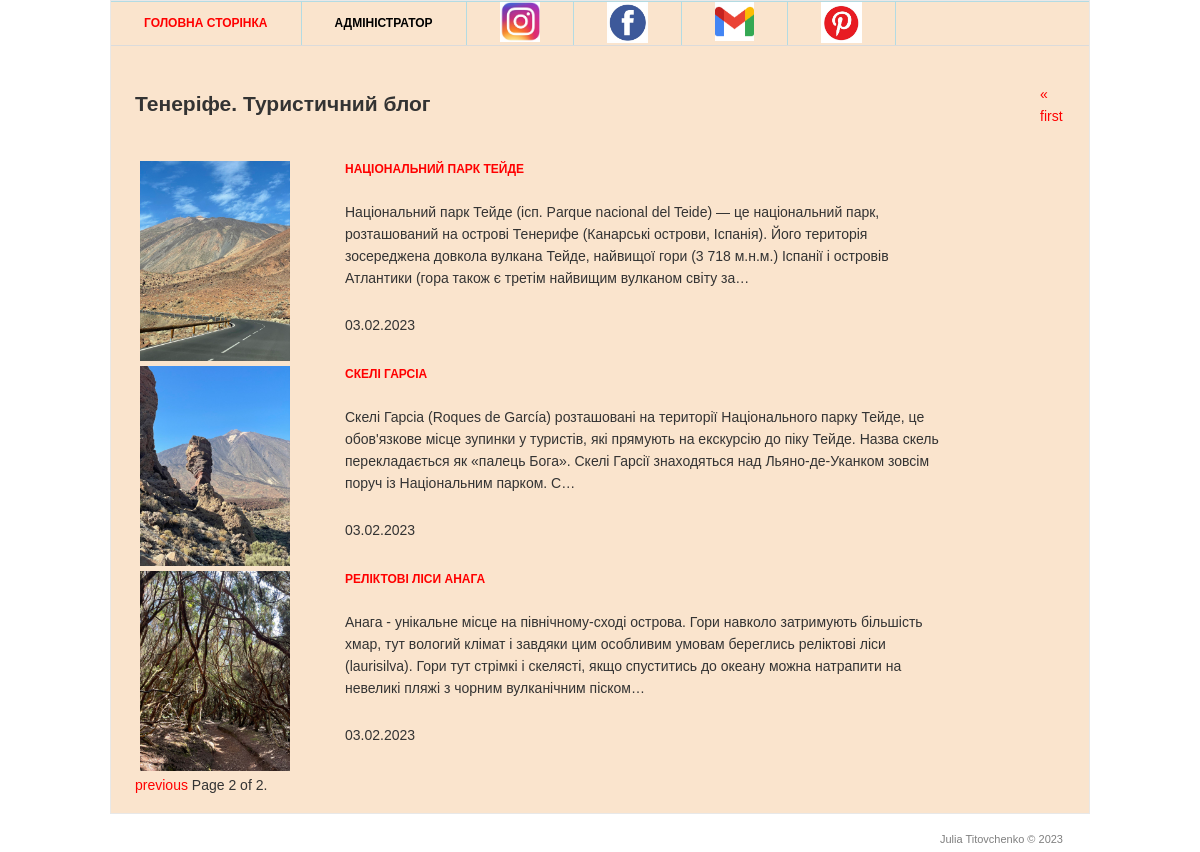
Page /?page=3 on the earlier database version.
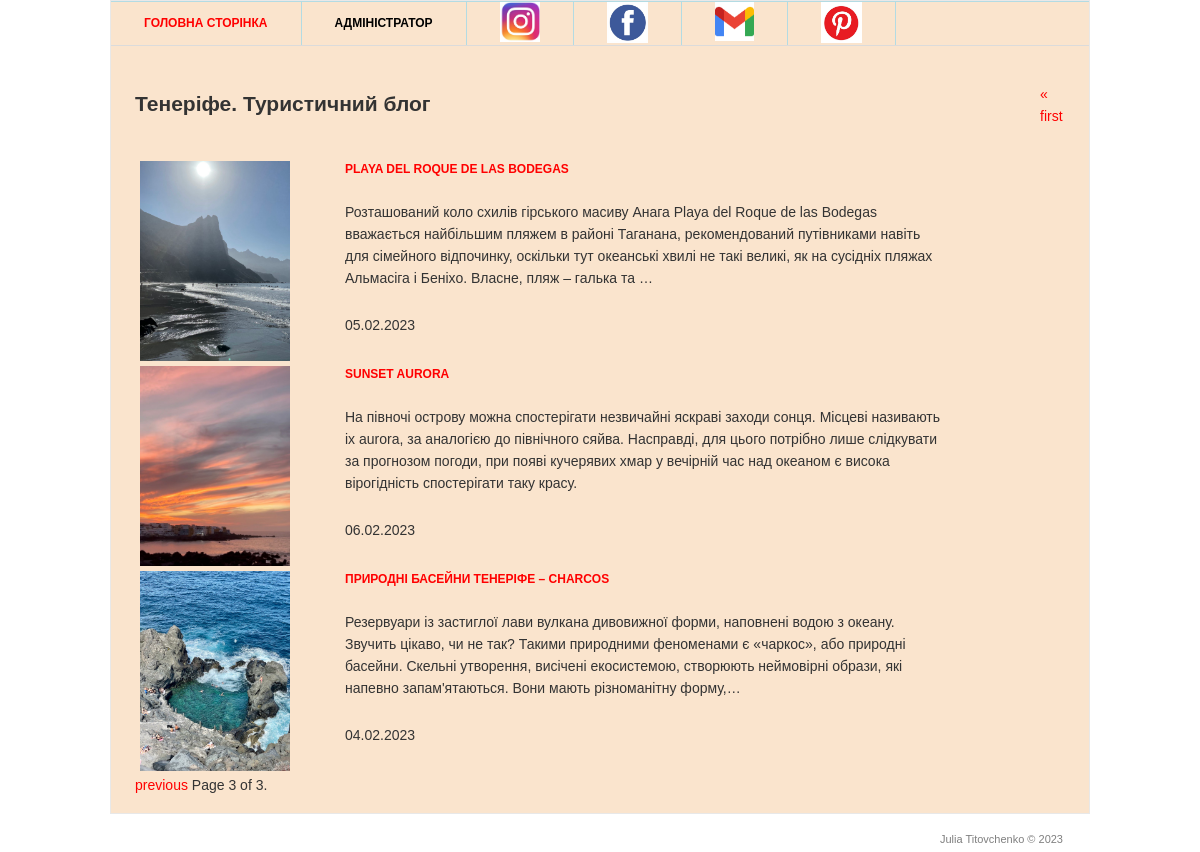
Same page on the later database version.
### blog/models.py (models this page shows, shortened)
class Post(models.Model):
    title = models.CharField('Заголовок', max_length=100)
    description = models.TextField('Текст допису')
    author = models.CharField('Автор', max_length=50)
    date = models.DateField('Дата публікації')
    image = models.ImageField('Зображення', upload_to='image/%Y')
    class Meta:
        verbose_name = 'Post'

### blog/views.py (the view)
# urls.py: path('', views.PostView.as_view(), name='post_list'),
class PostView(View):
    def get(self, request):
        posts = Post.objects.all()
        paginator = Paginator(posts, 3)
        page_number = request.GET.get('page')
        page_obj = paginator.get_page(page_number)
        return render(request, 'blog/blog.html', {'post_list': posts, 'page_obj': page_obj, 'paginator': paginator})

### templates/blog/blog.html (shortened to what this page needs)
 {% load static %}
<html lang="ua">
<head>
	<link rel="stylesheet" href="{% static 'css/style.css' %}" type="text/css" media="all" />
</head>
<body>
<div class="shell">
	<div class="border">
		<div id="navigation">
			<ul>
			    <li><a href="/" class="active">Головна сторінка</a></li>
			    <li><a href="/admin">Адміністратор</a></li>
                <li><a href="https://www.instagram.com/julia.ttv/" target="_blank">
                    <img src="{% static 'img/instagram.jpg' %}" alt="instagram" width="40"></a></li>
                <li><a href="https://www.facebook.com/julia.titovchenko/" target="_blank">
                    <img src="{% static 'img/facebook.png' %}" alt="instagram" width="41"></a></li>
                <li><a href="mailto:julia.titovchenko@gmail.com" target="_blank">
                    <img src="{% static 'img/gmail.png' %}" alt="instagram" width="39"></a></li>
                <li><a href="https://pin.it/25XkhtB" target="_blank">
                    <img src="{% static 'img/pinterest.jpg' %}" alt="instagram" width="41"></a></li>
			</ul>
		</div>
		<div id="main">
			<div id="content" class="left">
				<div class="projects">
					<h2>Тенеріфе. Туристичний блог</h2>
                <br>
                <br>
					{% for post in page_obj %}
					<div class="item">
						<div class="image left">
							<img src="{{ post.image.url }}" alt="{{ post.title }}" width="150px"/>
						</div>
						<div class="text left">
                            <h4><a href="{{ post.id }}">{{ post.title }}</a></h4>
                            <br>
                            <p>{{ post.description|truncatechars:300 }}</p>
                            <br>
							<time>{{ post.date|date:'d.m.Y'}} </time>
                            <br>
						</div>
					</div>
					{% endfor %}
				</div>
			</div>
        <div class="pagination">
    <span class="step-links">
        {% if page_obj.has_previous %}
            <a href="?page=1">&laquo; first</a>
            <a href="?page={{ page_obj.previous_page_number }}">previous</a>
        {% endif %}
        <span class="current">
            Page {{ page_obj.number }} of {{ page_obj.paginator.num_pages }}.
        </span>
    </span>
        </div>
		</div>
	</div>
	<div id="footer">
		<p class="copy right">Julia Titovchenko &copy; 2023 </p>
	</div>
</div>
</body>
</html>

### static/css/style.css (style rules this page uses)
* { margin: 0; padding: 0; outline:0; }
body { font-size: 14px; line-height: 22px; font-family: Georgia, Arial, Helvetica, Sans-Serif; color: #333; }
a { color: #ff0000; text-decoration: none; cursor:pointer; }
a img { border: 0; }
.left, .alignleft { float: left; display: inline; }
.right, .alignright { float: right; display: inline; }
.shell { width: 980px; margin: 0 auto; }
.border { border: 1px solid #e8e8e8; background: #fae4cd; position: relative; }
#navigation { height: 43px; border-top: 1px solid #b3dbe3; border-bottom: 1px solid #dbdbdb; }
#navigation ul { list-style: none; }
#navigation ul li { float: left; height: 43px; border-right: 1px solid #b3dbe3; font-size: 12px; line-height: 43px; font-weight: bold; text-transform: uppercase; }
#navigation ul li a { float: left; height: 43px; color: #000; padding: 0 33px; }
#navigation ul li a:hover, #navigation ul li a.active { color: #ff0000; text-decoration: none; }
#main { width: 932px; padding: 37px 24px 17px 24px; }
#content { width: 905px; }
.projects { padding: 10px 0 0 0; }
.projects .item { margin: 0 0 28px 0; }
.projects .image { width: 183px; height: 111px; border: 0px solid #ffffff; padding: 2px; margin: 0 20px 0 3px; }
.projects .text { width: 600px; }
.projects .text h4 { font-size: 12px; line-height: 15px; color: #333; text-transform: uppercase; padding: 3px 0 2px 0; }
.projects .text p { padding: 0 0 3px 0; }
#footer { font-family: Arial, sans-serif; font-size: 11px; line-height: 14px; color: #7f7f7f; padding: 18px 27px 20px 38px; }

Differences in the rows shown:
no longer on this page (row unchanged): Post: image (picture), title "НАЦІОНАЛЬНИЙ ПАРК ТЕЙДЕ", description "Національний парк Тейде (ісп. Parque nacional del Teide) — це національний парк, розташований на острові Тенерифе (Канарські острови, Іспанія). Його територія зосереджена довкола вулкана Тейде, найвищої гори (3 718 м.н.м.) Іспанії і островів Атлантики (гора також є третім найвищим вулканом світу за…", date "03.02.2023"
no longer on this page (row unchanged): Post: image (picture), title "СКЕЛІ ГАРСІА", description "Скелі Гарсіа (Roques de García) розташовані на території Національного парку Тейде, це обов'язкове місце зупинки у туристів, які прямують на екскурсію до піку Тейде. Назва скель перекладається як «палець Бога». Скелі Гарсії знаходяться над Льяно-де-Уканком зовсім поруч із Національним парком. С…", date "03.02.2023"
no longer on this page (row unchanged): Post: image (picture), title "РЕЛІКТОВІ ЛІСИ АНАГА", description "Анага - унікальне місце на північному-сході острова. Гори навколо затримують більшість хмар, тут вологий клімат і завдяки цим особливим умовам береглись реліктові ліси (laurisilva). Гори тут стрімкі і скелясті, якщо спуститись до океану можна натрапити на невеликі пляжі з чорним вулканічним піском…", date "03.02.2023"
added Post: image (picture), title "PLAYA DEL ROQUE DE LAS BODEGAS", description "Розташований коло схилів гірського масиву Анага Playa del Roque de las Bodegas вважається найбільшим пляжем в районі Таганана, рекомендований путівниками навіть для сімейного відпочинку, оскільки тут океанські хвилі не такі великі, як на сусідніх пляжах Альмасіга і Беніхо. Власне, пляж – галька та …", date "05.02.2023"
added Post: image (picture), title "SUNSET AURORA", description "На півночі острову можна спостерігати незвичайні яскраві заходи сонця. Місцеві називають іх aurora, за аналогією до північного сяйва. Насправді, для цього потрібно лише слідкувати за прогнозом погоди, при появі кучерявих хмар у вечірній час над океаном є висока вірогідність спостерігати таку красу.", date "06.02.2023"
added Post: image (picture), title "ПРИРОДНІ БАСЕЙНИ ТЕНЕРІФЕ – CHARCOS", description "Резервуари із застиглої лави вулкана дивовижної форми, наповнені водою з океану. Звучить цікаво, чи не так? Такими природними феноменами є «чаркос», або природні басейни. Скельні утворення, висічені екосистемою, створюють неймовірні образи, які напевно запам'ятаються. Вони мають різноманітну форму,…", date "04.02.2023"
Other differences:
{{ page_obj.number }}: "2" → "3"
{{ page_obj.paginator.num_pages }}: "2" → "3"
